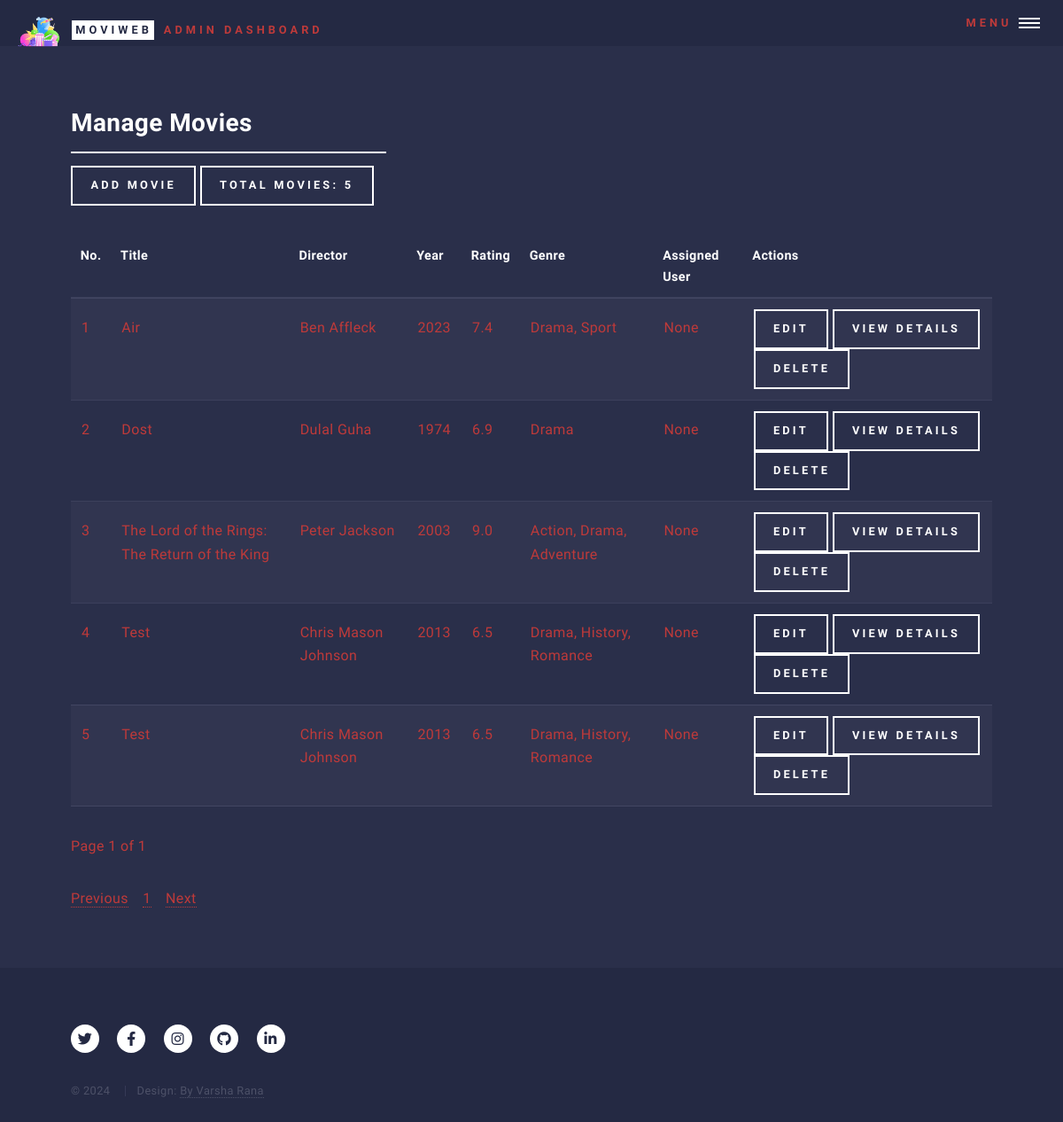
The app's page /admin/manage_movies (signed in) with its own data.
### models.py (models this page shows)
class Movie(db.Model):
    __tablename__ = 'movie'
    id = db.Column(db.Integer, primary_key=True)
    title = db.Column(db.String(100), nullable=False)
    year = db.Column(db.Integer, nullable=False)
    rating = db.Column(db.Float, nullable=False)
    poster = db.Column(db.String(255))  # Optional field to store movie posters
    plot = db.Column(db.Text)  # Optional field to store the plot
    imdbID = db.Column(db.String(255), nullable=True)  # IMDb ID or link
    trailer = db.Column(db.String(255), nullable=True)  # New field to store YouTube trailer URL
    user_id = db.Column(db.Integer, db.ForeignKey('user.id'))
    admin_id = db.Column(db.Integer, db.ForeignKey('admin.id'))
    director_id = db.Column(db.Integer, db.ForeignKey('director.id'), nullable=False)  # Foreign key to Director
    genres = db.relationship('Genre', secondary=movie_genre, backref='movies')
    favorites = db.relationship('Favorite', back_populates='movie', lazy=True)  # Add this line

class Director(db.Model):
    __tablename__ = 'director'
    id = db.Column(db.Integer, primary_key=True)
    name = db.Column(db.String(100), nullable=False, unique=True)
    movies = db.relationship('Movie', backref='director', lazy=True)

class Genre(db.Model):
    __tablename__ = 'genre'
    id = db.Column(db.Integer, primary_key=True)
    name = db.Column(db.String(50), unique=True, nullable=False)

### controllers/admin_controllers/admin_controller_for_manage_movies.py (the view)
def manage_movies():
    if not admin_logged_in():
        return handle_not_logged_in()
    admin = admin_logged_in()
    if admin is None:
        return handle_invalid_admin()  # Handle case where admin is not logged in
    num_movies = Movie.query.filter_by(admin_id=admin.id).count()
    total_num_movies = Movie.query.count()
    page = request.args.get('page', 1, type=int)
    per_page = 5
    movies = Movie.query.filter_by(admin_id=admin.id).paginate(page=page, per_page=per_page)
    if request.headers.get('X-Requested-With') == 'XMLHttpRequest':
        return render_template('partials/manage_movies_content.html',
                               num_movies=num_movies,
                               movies=movies,
                               admin=admin)
    return render_template('manage_movies.html',
                           num_movies=num_movies,
                           movies=movies,
                           admin=admin,
                           total_num_movies=total_num_movies
                           )

### controllers/common_fun.py (called while the page is built)
def admin_logged_in():
    admin_id = session.get('admin_id')
    if admin_id:
        return Admin.query.get(admin_id)  # This should return the Admin object or None
    return None

### templates/admin/manage_movies.html (shortened to what this page needs)
<!DOCTYPE HTML>
<html>
<head>
    <link rel="stylesheet" href="../../static/css/main.css"/>
</head>
<body class="is-preload">
<div id="wrapper">
    <header id="header" class="alt">
        {% include 'partials/admin_header.html' %}
    </header>
    <div id="main">
        <section id="movies">
            <div class="inner">
                <header class="major">
                    <h2>Manage Movies</h2>
                    <a href="{{ url_for('admin_bp.add_movie') }}" class="button">Add Movie</a>
                    <label class="button">Total Movies: {{ num_movies }}</label>
                </header>
                {% include 'partials/manage_movies_content.html' %}
            </div>
        </section>
    </div>
    <footer id="footer">
        {% include 'partials/movie_web_app_footer.html' %}
    </footer>
</div>
</body>
</html>

### templates/partials/manage_movies_content.html (shortened to what this page needs)
<div id="movie-table-container">
    <table id="movie-table">
        <thead>
        <tr>
            <th>No.</th>
            <th>Title</th>
            <th>Director</th>
            <th>Year</th>
            <th>Rating</th>
            <th>Genre</th>
            <th>Assigned User</th>
            <th>Actions</th>
        </tr>
        </thead>
        <tbody>
        {% set start_no = (movies.page - 1) * movies.per_page + 1 %}
        {% for movie in movies.items %}
        <tr>
            <td>{{ start_no + loop.index0 }}</td>
            <td>{{ movie.title }}</td>
            <td>{{ movie.director.name }}</td>
            <td>{{ movie.year }}</td>
            <td>{{ movie.rating }}</td>
            <td>
                {% for genre in movie.genres %}
                {{ genre.name }}{% if not loop.last %}, {% endif %}
                {% endfor %}
            </td>
            <td>{{ movie.user.name if movie.user else 'None' }}</td>
            <td>
                <a href="{{ url_for('admin_bp.edit_movie', movie_id=movie.id) }}"
                   class="button">Edit</a>
                <a href="{{ url_for('admin_bp.admin_view_movie_details', movie_id=movie.id) }}" class="button">
                    View Details
                </a>
                <form action="{{ url_for('admin_bp.delete_movie', movie_id=movie.id) }}" method="post" onsubmit="return confirmDeletion()"
                      style="display:inline;">
                    <input type="submit" value="Delete" class="button"/>
                </form>
            </td>
        </tr>
        {% endfor %}
        </tbody>
    </table>
    <p>Page {{ movies.page }} of {{ movies.pages }}</p>
</div>
<div id="pagination-container-movies">
    <nav aria-label="Page navigation">
        <ul class="pagination">
            {% if movies.has_prev %}
            <li class="page-item">
                <a class="page-link" href="{{ url_for('admin_bp.manage_movies', page=movies.prev_num) }}">Previous</a>
            </li>
            {% else %}
            <li class="page-item disabled">
                <a class="page-link" href="#">Previous</a>
            </li>
            {% endif %}
            {% for page_num in movies.iter_pages() %}
            {% if page_num %}
            <li class="page-item {% if page_num == movies.page %}active{% endif %}">
                <a class="page-link" href="{{ url_for('admin_bp.manage_movies', page=page_num) }}">{{ page_num }}</a>
            </li>
            {% else %}
            <li class="page-item disabled">
                <a class="page-link" href="#">...</a>
            </li>
            {% endif %}
            {% endfor %}
            {% if movies.has_next %}
            <li class="page-item">
                <a class="page-link" href="{{ url_for('admin_bp.manage_movies', page=movies.next_num) }}">Next</a>
            </li>
            {% else %}
            <li class="page-item disabled">
                <a class="page-link" href="#">Next</a>
            </li>
            {% endif %}
        </ul>
    </nav>
</div>

### records on screen
Movie: start_no+loop.index0 "1", title "Air", director.name "Ben Affleck", year "2023", rating "7.4", user "None"
Genre: name "Drama"
Genre: name "Sport"
Movie: index0 "2", title "Dost", director.name "Dulal Guha", year "1974", rating "6.9", user "None"
Movie: index0 "3", title "The Lord of the Rings: The Return of the King", director.name "Peter Jackson", year "2003", rating "9.0", user "None"
Genre: name "Action"
Genre: name "Adventure"
Movie: index0 "4", title "Test", director.name "Chris Mason Johnson", year "2013", rating "6.5", user "None"
Genre: name "History"
Genre: name "Romance"
Movie: index0 "5", title "Test", director.name "Chris Mason Johnson", year "2013", rating "6.5", user "None"

### other values on screen
{{ num_movies }} "5"
{{ movies.page }} "1"
{{ movies.pages }} "1"
{{ page_num }} "1"
